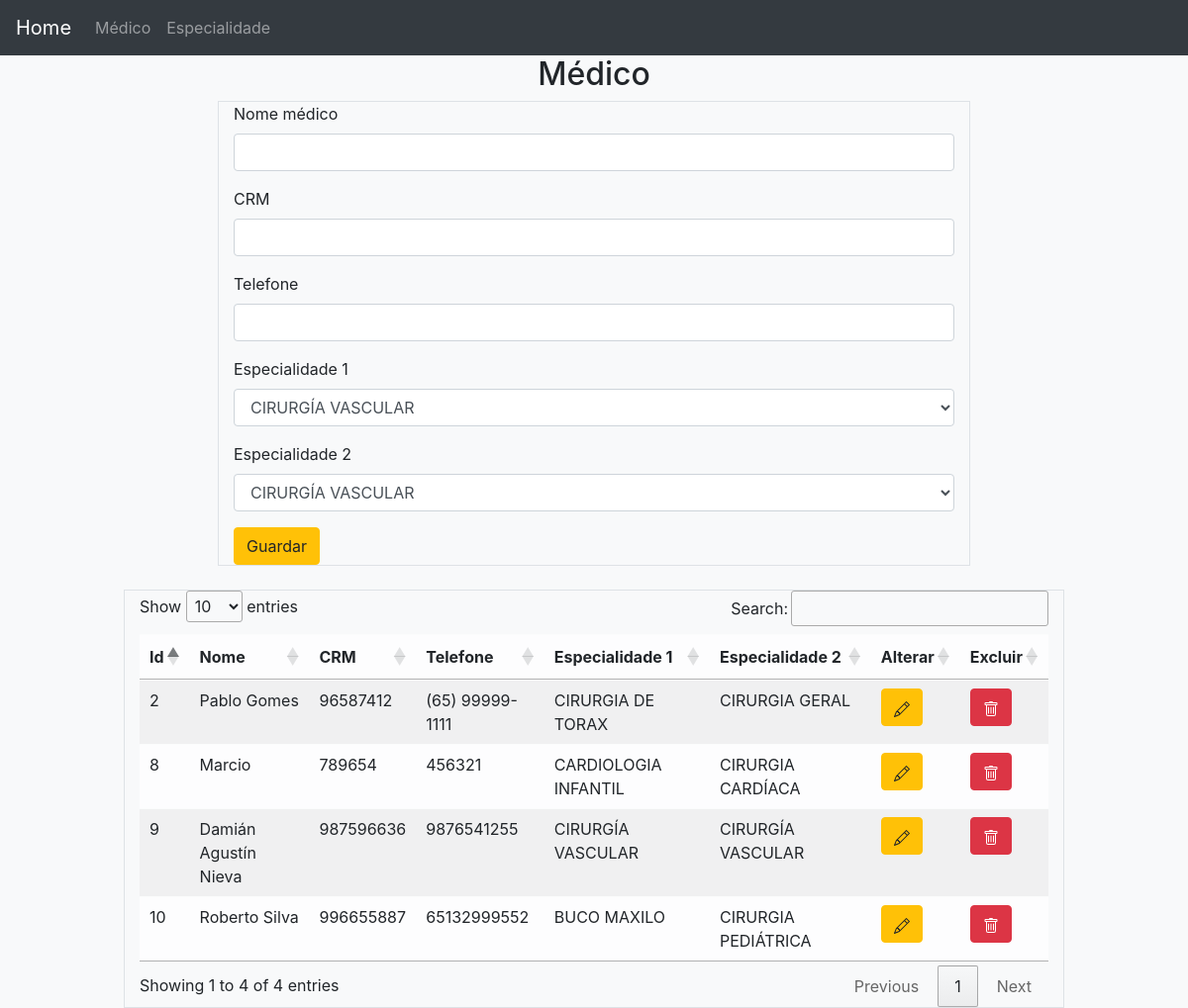
/medico/index.php, run on the app's committed database.
### tables this page shows
CREATE TABLE `medico` (
  `idMedico` int(11) NOT NULL AUTO_INCREMENT,
  `nome` varchar(100) NOT NULL,
  `crm` varchar(100) NOT NULL,
  `telefone` varchar(20) DEFAULT NULL,
  `especialidade1` int(11) NOT NULL,
  `especialidade2` int(11) NOT NULL,
  PRIMARY KEY (`idMedico`),
  KEY `esp1_idx` (`especialidade1`),
  KEY `esp2_idx` (`especialidade2`),
  CONSTRAINT `esp1` FOREIGN KEY (`especialidade1`) REFERENCES `especialidade` (`idEspecialidade`) ON DELETE NO ACTION ON UPDATE NO ACTION,
  CONSTRAINT `esp2` FOREIGN KEY (`especialidade2`) REFERENCES `especialidade` (`idEspecialidade`) ON DELETE NO ACTION ON UPDATE NO ACTION
);

CREATE TABLE `especialidade` (
  `idEspecialidade` int(11) NOT NULL AUTO_INCREMENT,
  `nomeEspecialidade` varchar(100) NOT NULL,
  PRIMARY KEY (`idEspecialidade`)
);

### especialidade/model/especialidadeModel.php (called while the page is built, shortened)
<?php
class especialidadeModel
{
    private $conn;
    function __construct()
    {
        $this->servername = "localhost";
        $this->username = "root";
        $this->password = "";
        $this->dbname = "medico";
        $this->conn = new mysqli($this->servername, $this->username, $this->password, $this->dbname);
    }
    function getNomeEspecialidade($idEspecialidade)
    {
        $query = "SELECT nomeEspecialidade FROM especialidade where idEspecialidade={$idEspecialidade}";
        $consulta = $this->conn->query($query);
        $resultado=$consulta->fetch_object();
        return $resultado;
    }
    function getDadosEspecialidade()
    {
        $query = "SELECT * FROM especialidade";
        $resultado = $this->conn->query($query);
        return $resultado;
    }
}

### medico/model/medicoModel.php (called while the page is built, shortened)
<?php
class medicoModel
{
    private $conn;
    function __construct()
    {
        $this->servername = "localhost";
        $this->username = "root";
        $this->password = "";
        $this->dbname = "medico";
        $this->conn = new mysqli($this->servername, $this->username, $this->password, $this->dbname);
    }
    function getDadosMedico()
    {
        $query = "SELECT * FROM medico";
        $resultado = $this->conn->query($query);
        return $resultado;
    }
}

### medico/index.php (the view, shortened to what this page needs)
<?php
require "./model/medicoModel.php";
require "../especialidade/model/especialidadeModel.php";
$medicoModel = new medicoModel();
$especialidadeModel = new especialidadeModel();
$especialidadeModel2 = new especialidadeModel();
?>
<!doctype html>
<html lang="en">
<head>
    <?php include "../includes/css.php"; ?>
</head>
<body class="bg-light">
    <?php include "../navbar.php"; ?>
    <div class="container">
        <div class="row">
            <h2 class="mx-auto">Médico</h2>
        </div>
        <div class="row">
            <div class="col-8 offset-2 border">
                <form action="medico/controller/medicoController.php" method="post">
                    <div class="form-group">
                        <label for="nome">Nome médico</label>
                        <input type="text" class="form-control" name="nome" id="nome" required>
                    </div>
                    <div class="form-group">
                        <label for="crm">CRM</label>
                        <input type="text" class="form-control" name="crm" id="crm">
                    </div>
                    <div class="form-group">
                        <label for="telefone">Telefone</label>
                        <input type="text" class="form-control" name="telefone" id="telefone">
                    </div>
                    <div class="form-group">
                        <label for="especialidade1">Especialidade 1</label>
                        <select name="especialidade1" id="especialidade1" class="form-control">
                            <?php
                            $resultEspecialidade = $especialidadeModel->getDadosEspecialidade();
                            if ($resultEspecialidade->num_rows > 0) {
                                while ($row = $resultEspecialidade->fetch_assoc()) {
                            ?>
                                    <option value="<?= $row['idEspecialidade']; ?>"><?= $row['nomeEspecialidade']; ?></option>
                            <?php
                                }
                            }
                            ?>
                        </select>
                    </div>
                    <div class="form-group">
                        <label for="especialidade2">Especialidade 2</label>
                        <select name="especialidade2" id="especialidade2" class="form-control">
                            <?php
                            $resultEspecialidade2 = $especialidadeModel2->getDadosEspecialidade();
                            if ($resultEspecialidade2->num_rows > 0) {
                                while ($row = $resultEspecialidade2->fetch_assoc()) {
                            ?>
                                    <option value="<?= $row['idEspecialidade']; ?>"><?= $row['nomeEspecialidade']; ?></option>
                            <?php
                                }
                            }
                            ?>
                        </select>
                    </div>
                    <button type="submit" class="btn btn-warning d-flex justify-content-center">Guardar</button>
                </form>
            </div>
        </div>
    </div>
    <br>
    <div class="container">
        <div class="row">
            <div class="col-10 offset-1 border">
                <table class="table table-striped table-hover table-light">
                    <thead>
                        <tr>
                            <th>Id</th>
                            <th>Nome</th>
                            <th>CRM</th>
                            <th>Telefone</th>
                            <th>Especialidade 1</th>
                            <th>Especialidade 2</th>
                            <th>Alterar</th>
                            <th>Excluir</th>
                        </tr>
                    </thead>
                    <tbody>
                        <?php
                        $result = $medicoModel->getDadosMedico();
                        if ($result->num_rows > 0) {
                            while ($row = $result->fetch_assoc()) {
                        ?>
                                <tr>
                                    <td><?= $row["idMedico"]; ?></td>
                                    <td><?= $row["nome"]; ?></td>
                                    <td><?= $row["crm"]; ?></td>
                                    <td><?= $row["telefone"]; ?></td>
                                    <td><?= $especialidadeModel->getNomeEspecialidade($row["especialidade1"])->nomeEspecialidade; ?></td>
                                    <td><?= $especialidadeModel->getNomeEspecialidade($row["especialidade2"])->nomeEspecialidade; ?></td>
                                    <td>
                                        <button data-id-medico="<?= $row["idMedico"]; ?>" data-nome-medico="<?= $row["nome"]; ?>" data-crm="<?= $row["crm"]; ?>" data-telefone="<?= $row["telefone"]; ?>" data-especialidade1="<?= $row["especialidade1"]; ?>" data-especialidade2="<?= $row["especialidade2"]; ?>" class="btn btn-warning btnAlterar" data-toggle="modal" data-target="#modalAlterar">
                                        </button>
                                    </td>
                                    <td>
                                        <form action="medico/controller/medicoController.php" method="post">
                                            <button class="btn btn-danger">
                                            </button>
                                        </form>
                                    </td>
                                </tr>
                        <?php
                            }
                        }
                        ?>
                    </tbody>
                </table>
            </div>
        </div>
    </div>
</body>
</html>

### data on the page
medico: idMedico "2", nome "Pablo Gomes", crm "96587412", telefone "(65) 99999-1111", especialidade1.nomeEspecialidade "CIRURGIA DE TORAX", especialidade2.nomeEspecialidade "CIRURGIA GERAL"
medico: idMedico "8", nome "Marcio", crm "789654", telefone "456321", especialidade1.nomeEspecialidade "CARDIOLOGIA INFANTIL", especialidade2.nomeEspecialidade "CIRURGIA CARDÍACA"
medico: idMedico "9", nome "Damián Agustín Nieva", crm "987596636", telefone "9876541255", especialidade1.nomeEspecialidade "CIRURGÍA VASCULAR", especialidade2.nomeEspecialidade "CIRURGÍA VASCULAR"
medico: idMedico "10", nome "Roberto Silva", crm "996655887", telefone "65132999552", especialidade1.nomeEspecialidade "BUCO MAXILO", especialidade2.nomeEspecialidade "CIRURGIA PEDIÁTRICA"

### other printed values
form field especialidade1 "CIRURGÍA VASCULAR"
form field especialidade2 "CIRURGÍA VASCULAR"
